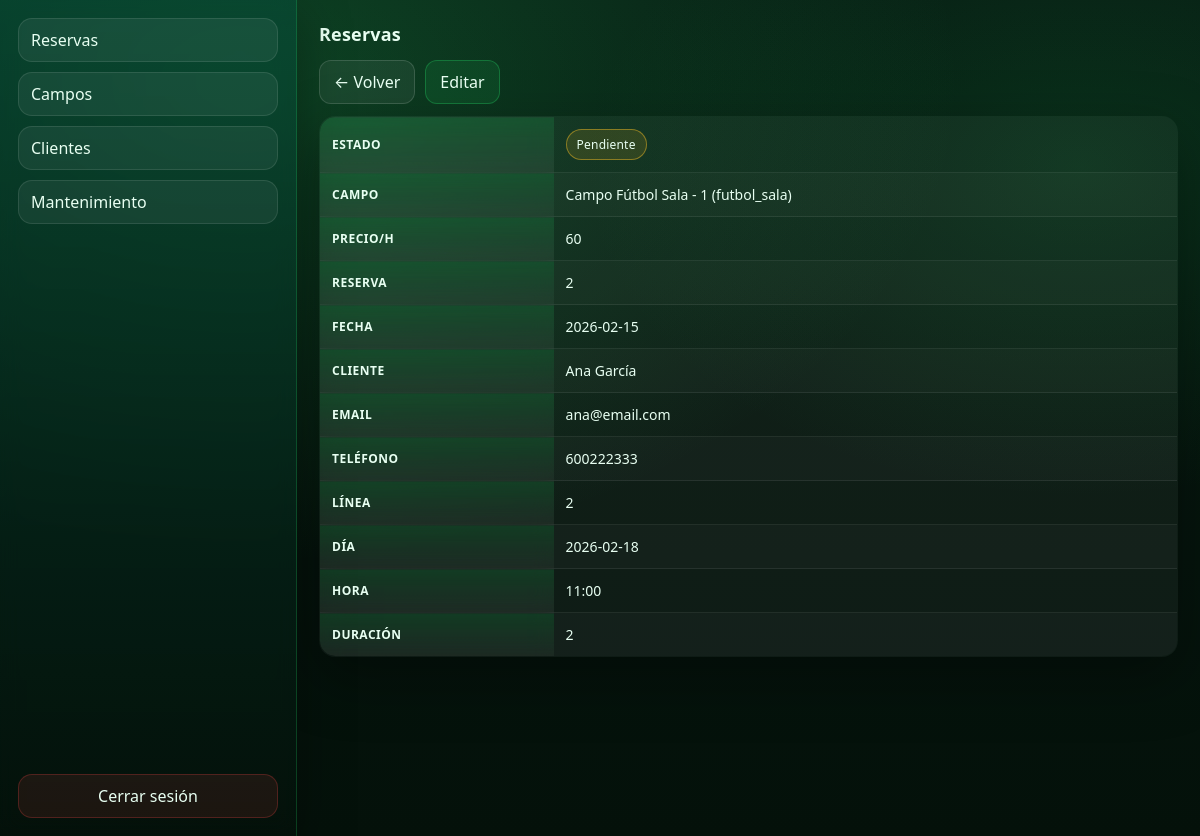
Page /?tabla=reserva&accion=ver&linea_id=2 (signed in) on the committed database.
### tables this page shows
CREATE TABLE `lineareserva` (
  `id` int(11) NOT NULL AUTO_INCREMENT,
  `reserva_id` int(11) DEFAULT NULL,
  `campo_id` int(11) DEFAULT NULL,
  `dia` varchar(255) DEFAULT NULL,
  `hora` varchar(255) DEFAULT NULL,
  `duracion` varchar(255) DEFAULT NULL,
  PRIMARY KEY (`id`),
  KEY `fk_lineareserva_reserva` (`reserva_id`),
  KEY `fk_lineareserva_campo` (`campo_id`),
  CONSTRAINT `fk_lineareserva_campo` FOREIGN KEY (`campo_id`) REFERENCES `campo` (`id`),
  CONSTRAINT `fk_lineareserva_reserva` FOREIGN KEY (`reserva_id`) REFERENCES `reserva` (`id`)
);

CREATE TABLE `reserva` (
  `id` int(11) NOT NULL AUTO_INCREMENT,
  `fecha` varchar(255) DEFAULT NULL,
  `cliente_id` int(11) DEFAULT NULL,
  `estado` varchar(20) NOT NULL DEFAULT 'pendiente',
  PRIMARY KEY (`id`),
  KEY `fk_reserva_cliente` (`cliente_id`),
  CONSTRAINT `fk_reserva_cliente` FOREIGN KEY (`cliente_id`) REFERENCES `cliente` (`id`)
);

CREATE TABLE `campo` (
  `id` int(11) NOT NULL AUTO_INCREMENT,
  `nombre` varchar(255) DEFAULT NULL,
  `tipo` varchar(255) DEFAULT NULL,
  `descripcion` varchar(255) DEFAULT NULL,
  `precio_hora` varchar(255) DEFAULT NULL,
  `imagen` varchar(255) DEFAULT NULL,
  PRIMARY KEY (`id`)
);

CREATE TABLE `cliente` (
  `id` int(11) NOT NULL AUTO_INCREMENT,
  `nombre` varchar(255) DEFAULT NULL,
  `apellidos` varchar(255) DEFAULT NULL,
  `email` varchar(255) DEFAULT NULL,
  `telefono` varchar(255) DEFAULT NULL,
  PRIMARY KEY (`id`)
);

### inc/views/reserva_detail.php (the view, shortened to what this page needs)
<?php
  $linea_id = to_int($_GET["linea_id"] ?? 0);
  $selectEstado = $HAS_ESTADO ? "r.estado AS estado," : "'pendiente' AS estado,";
  $sql = "
    SELECT
      r.id        AS reserva_id,
      r.fecha     AS fecha,
      {$selectEstado}
      c.id        AS cliente_id,
      c.nombre    AS cliente_nombre,
      c.apellidos AS cliente_apellidos,
      c.email     AS cliente_email,
      c.telefono  AS cliente_telefono,
      lr.id       AS linea_id,
      lr.dia      AS dia,
      lr.hora     AS hora,
      lr.duracion AS duracion,
      ca.id       AS campo_id,
      ca.nombre   AS campo_nombre,
      ca.tipo     AS campo_tipo,
      ca.precio_hora AS campo_precio_hora
    FROM lineareserva lr
    LEFT JOIN reserva r ON r.id = lr.reserva_id
    LEFT JOIN cliente c ON c.id = r.cliente_id
    LEFT JOIN campo ca  ON ca.id = lr.campo_id
    WHERE lr.id = ?
    LIMIT 1
  ";
  $st = $cn->prepare($sql);
  $st->bind_param("i", $linea_id);
  $st->execute();
  $res = $st->get_result();
  $row = $res ? $res->fetch_assoc() : null;
  echo "<div style='margin:0 0 12px; display:flex; gap:10px; align-items:center;'>";
  echo "<a class='btn' href='?tabla=reserva'>← Volver</a>";
  if ($row) echo "<a class='btn primary' href='?tabla=reserva&accion=editar&linea_id=" . e($linea_id) . "'>Editar</a>";
  echo "</div>";
  $cliente = trim((string)$row["cliente_nombre"] . " " . (string)$row["cliente_apellidos"]);
  $estado  = strtolower(trim((string)($row["estado"] ?? "pendiente")));
  echo "<table>";
  echo "<tr><th>Estado</th><td>" . estado_badge($estado) . "</td></tr>";
  echo "<tr><th>Campo</th><td>" . e($row["campo_nombre"]) . " (" . e($row["campo_tipo"]) . ")</td></tr>";
  echo "<tr><th>Precio/h</th><td>" . e($row["campo_precio_hora"]) . "</td></tr>";
  echo "<tr><th>Reserva</th><td>" . e($row["reserva_id"]) . "</td></tr>";
  echo "<tr><th>Fecha</th><td>" . e($row["fecha"]) . "</td></tr>";
  echo "<tr><th>Cliente</th><td>" . e($cliente) . "</td></tr>";
  echo "<tr><th>Email</th><td>" . e($row["cliente_email"]) . "</td></tr>";
  echo "<tr><th>Teléfono</th><td>" . e($row["cliente_telefono"]) . "</td></tr>";
  echo "<tr><th>Línea</th><td>" . e($row["linea_id"]) . "</td></tr>";
  echo "<tr><th>Día</th><td>" . e($row["dia"]) . "</td></tr>";
  echo "<tr><th>Hora</th><td>" . e($row["hora"]) . "</td></tr>";
  echo "<tr><th>Duración</th><td>" . e($row["duracion"]) . "</td></tr>";
  echo "</table>";

### inc/tabla_helpers.php (shortened to what this page needs)
<?php
function e($v): string {
  return htmlspecialchars((string)$v, ENT_QUOTES | ENT_SUBSTITUTE, "UTF-8");
}
function to_int($v): int {
  return (int)($v ?? 0);
}
function estado_badge(string $estado): string {
  $estado = strtolower(trim($estado));
  if ($estado !== "confirmada" && $estado !== "cancelada") $estado = "pendiente";
  $label = $estado;
  $label = mb_strtoupper(mb_substr($label, 0, 1), "UTF-8") . mb_substr($label, 1);
  return "<span class='badge " . e($estado) . "'>" . e($label) . "</span>";
}

### css/panel.css (style rules this page uses)
:root { --bg0: #04110a; --bg1: #071a12; --surface: rgba(255, 255, 255, .06); --border: rgba(255, 255, 255, .12); --text: #e8fff2; --accent: #22c55e; --warn: #fbbf24; --danger: #ef4444; }
html, body { height: 100%; }
body { margin: 0; display: flex; font-family: system-ui, -apple-system, Segoe UI, Roboto, sans-serif; color: var(--text); background: radial-gradient(1200px 800px at 20% 10%, rgba(34, 197, 94, .25), transparent 60%), radial-gradient(900px 600px at 90% 20%, rgba(22, 163, 74, .18), transparent 55%), linear-gradient(180deg, var(--bg1), var(--bg0)); }
.btn { padding: 10px 14px; border-radius: 12px; border: 1px solid rgba(255, 255, 255, .14); background: rgba(255, 255, 255, .06); color: var(--text); cursor: pointer; text-decoration: none; display: inline-flex; align-items: center; gap: 8px; user-select: none; }
.btn.primary { border-color: rgba(34, 197, 94, .35); background: rgba(34, 197, 94, .12); }
.badge { display: inline-flex; align-items: center; gap: 6px; padding: 6px 10px; border-radius: 999px; border: 1px solid rgba(255, 255, 255, .14); background: rgba(255, 255, 255, .06); font-size: 12px; letter-spacing: .2px; text-transform: capitalize; }
.badge.pendiente { border-color: rgba(251, 191, 36, .45); background: rgba(251, 191, 36, .12); }
main table { width: 100%; border-collapse: collapse; overflow: hidden; border-radius: 16px; background: rgba(255, 255, 255, .04); border: 1px solid rgba(255, 255, 255, .12); box-shadow: 0 20px 60px rgba(0, 0, 0, .35); }
main table th { position: sticky; top: 0; z-index: 1; text-align: left; font-size: 12px; letter-spacing: .5px; text-transform: uppercase; padding: 12px; background: linear-gradient(180deg, rgba(34, 197, 94, .18), rgba(255, 255, 255, .06)); border-bottom: 1px solid rgba(255, 255, 255, .14); backdrop-filter: blur(10px); }
main table td { padding: 12px; border-bottom: 1px solid rgba(255, 255, 255, .08); color: var(--text); font-size: 14px; max-width: 360px; word-break: break-word; }
main table tr:nth-child(even) td { background: rgba(255, 255, 255, .02); }

### rows in the picture
lineareserva: reserva.estado "Pendiente", campo.nombre "Campo Fútbol Sala - 1", campo.tipo "futbol_sala", campo.precio_hora "60", reserva "2", reserva.fecha "2026-02-15", cliente.nombre+apellidos "Ana García", cliente.email "ana@email.com", cliente.telefono "600222333", id "2", dia "2026-02-18", hora "11:00", duracion "2"

### other values in the picture
$TABLAS_PERMITIDAS[$tabla] "Reservas"
